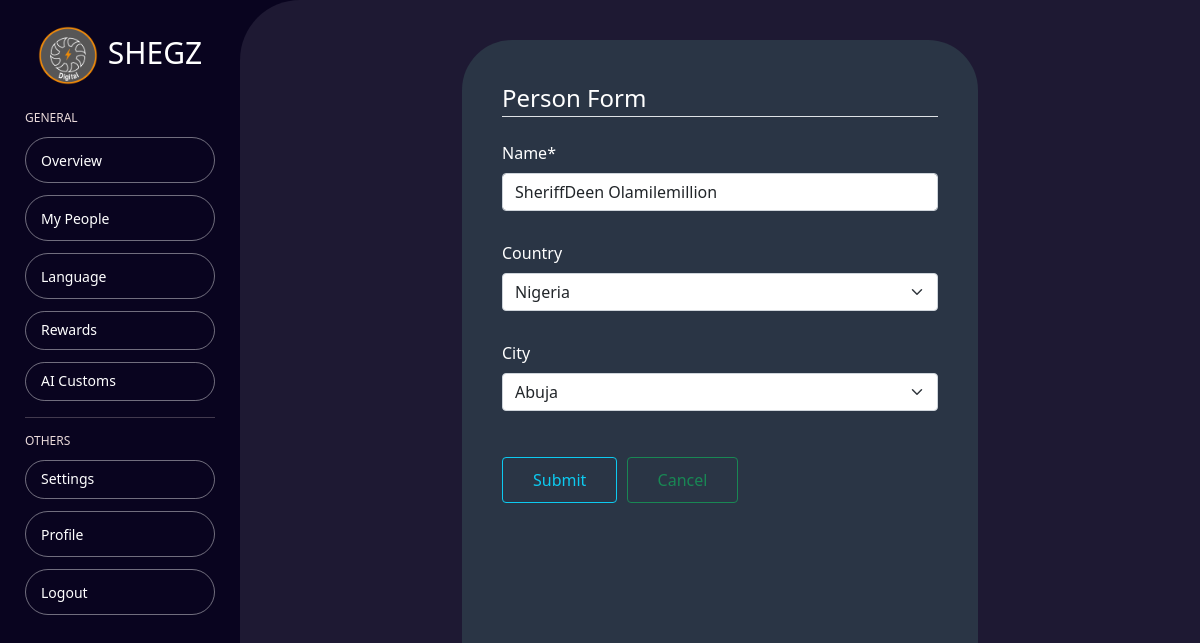
Page /Persons/66/ on the committed database.
### DependentDropDownList/models.py (models this page shows, shortened)
class Person(models.Model):
    name = models.CharField(max_length=124)
    country = models.ForeignKey(Country, on_delete=models.SET_NULL, blank=True, null=True)
    city = models.ForeignKey(City, on_delete=models.SET_NULL, blank=True, null=True)

class Country(models.Model):
    name = models.CharField(max_length=40)
    def __str__(self):
        return self.name

class City(models.Model):
    country = models.ForeignKey(Country, on_delete=models.CASCADE)
    name = models.CharField(max_length=40)
    def __str__(self):
        return self.name

### DependentDropDownList/views.py (the view)
# urls.py: path('<int:pk>/', views.person_update_view, name='person_change'),
def person_update_view(request, pk):
    person = get_object_or_404(Person, pk=pk)
    form = PersonCreationForm(instance=person)
    if request.method == 'POST':
        form = PersonCreationForm(request.POST, instance=person)
        if form.is_valid():
            form.save()
            return redirect('person_change', pk=pk)
    return render(request, 'DependentDropDownList/index.html', {'form': form})

### DependentDropDownList/forms.py
class PersonCreationForm(forms.ModelForm):
    class Meta:
        model = Person
        fields = '__all__'
    def __init__(self, *args, **kwargs):
        super().__init__(*args, **kwargs)
        self.fields['city'].queryset = City.objects.none()
        if 'country' in self.data:
            try:
                country_id = int(self.data.get('country'))
                self.fields['city'].queryset = City.objects.filter(country_id=country_id).order_by('name')
            except (ValueError, TypeError):
                pass  # invalid input from the client; ignore and fallback to empty City queryset
        elif self.instance.pk:
            self.fields['city'].queryset = self.instance.country.city_set.order_by('name')

### DependentDropDownList/templates/DependentDropDownList/index.html (shortened to what this page needs)
{% extends 'jquery_ajax_app/base.html' %}
{% load crispy_forms_tags %}
{% load static %}
{% block content %}
<div class="create-task">
    <div class="create-section">
        <form method="post" id="personForm" data-cities-url="{% url 'ajax_load_cities' %}">
            <fieldset class="form-group">
                <legend class="border-bottom mb-4">Person Form</legend>
                {{ form|crispy }}
            </fieldset>
            <div class="from-group">
                <input class="btn btn-outline-info send" type="submit" value="Submit">
                <a href="{% url 'home' %}" class="btn btn-outline-success send">Cancel</a>
            </div>
        </form>
    </div>
</div>
{% endblock content %}

### rows in the picture
Person: name "SheriffDeen Olamilemillion", city "Abuja"
City: country "Nigeria"
